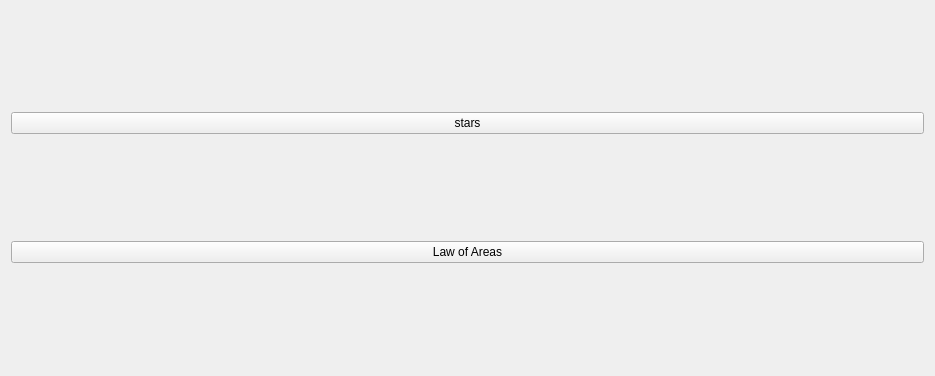
<?xml version="1.0" encoding="UTF-8"?>
<ui version="4.0">
 <class>eulerForm</class>
 <widget class="QWidget" name="eulerForm">
  <property name="geometry">
   <rect>
    <x>0</x>
    <y>0</y>
    <width>935</width>
    <height>376</height>
   </rect>
  </property>
  <property name="minimumSize">
   <size>
    <width>0</width>
    <height>100</height>
   </size>
  </property>
  <property name="windowTitle">
   <string>Form</string>
  </property>
  <layout class="QGridLayout" name="gridLayout">
   <item row="0" column="0">
    <widget class="QPushButton" name="crystalSphereButton">
     <property name="text">
      <string>stars</string>
     </property>
    </widget>
   </item>
   <item row="1" column="0">
    <widget class="QPushButton" name="realTimePushButton">
     <property name="text">
      <string>Law of Areas</string>
     </property>
    </widget>
   </item>
  </layout>
 </widget>
 <resources/>
 <connections/>
</ui>
